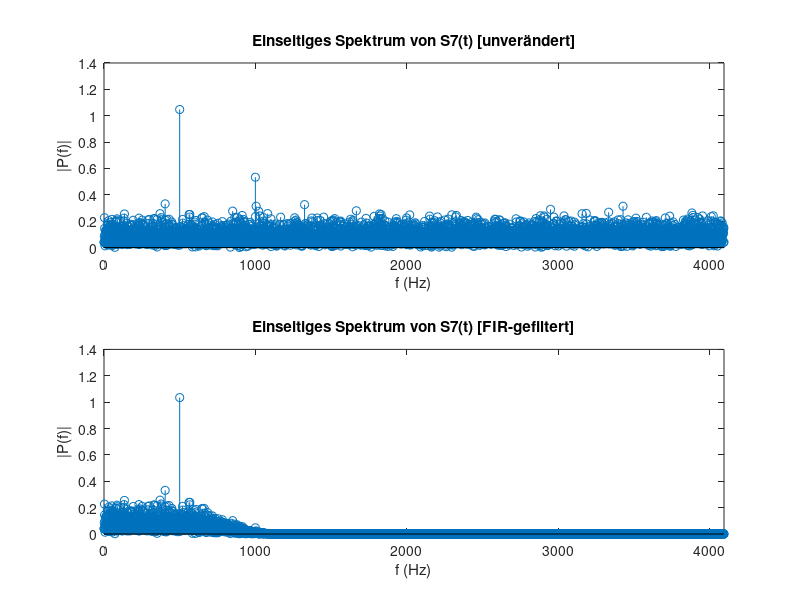

Write the MATLAB code that produced this figure.
% Praktikum Matlab
% Pascal Julian Bornkessel, FFI 6
% Blatt 6, Aufgabe 1

%% Erzeugung des Signals S7
Fs = 8192;               % Abtastfrequenz
T = 1/Fs;                % Abtastperiode
N = 8192;                % Signallaenge

t = (0:N-1);
S4 = (1 * sin(2 * pi * 500 * t * (1/Fs))) + (0.5 * sin(2 * pi * 1000 * t * (1/Fs))) + (0.2 * sin(2 * pi * 1500 * t * (1/Fs)));
S7 = S4 + (5    * randn(1, N));

%% Berechnung der Filter-Koeffizienten
M = 40;                  % Ordnung
Fc = 800;                % Cut-Off-Frequenz
wc = 2 * pi * (Fc/Fs);   % Nyquist-normierte Cut-Off-Frequenz

h = (wc/pi) * sinc((wc * (2*(0:M) - M))/(2 * pi));

%% Gewichtung mit Hamming-Fenster
w = 0.54 - (0.46 * cos((2*pi*(0:M))/M));
firfilter = h .* w;

%% Faltung mit firfilter
S7_filtered = conv(S7, firfilter, "same");

%% Diskrete Fourier-Transformation
S7_fft = fft(S7);
S7_filtered_fft = fft(S7_filtered);
P2_S7_fft = abs(S7_fft/N);
P2_S7_filtered_fft = abs(S7_filtered_fft/N);
P1_S7_fft = P2_S7_fft(1:N/2+1);
P1_S7_fft(2:end-1) = 2*P1_S7_fft(2:end-1);
P1_S7_filtered_fft = P2_S7_filtered_fft(1:N/2+1);
P1_S7_filtered_fft(2:end-1) = 2*P1_S7_filtered_fft(2:end-1);

%% Darstellung
subplot(2,1,1);
stem(0:N/2,P1_S7_fft)
xlim([0 N/2]);
title('Einseitiges Spektrum von S7(t) [unverändert]')
xlabel('f (Hz)')
ylabel('|P(f)|')

subplot(2,1,2);
stem(0:N/2,P1_S7_filtered_fft)
xlim([0 N/2]);
title('Einseitiges Spektrum von S7(t) [FIR-gefiltert]')
xlabel('f (Hz)')
ylabel('|P(f)|')
